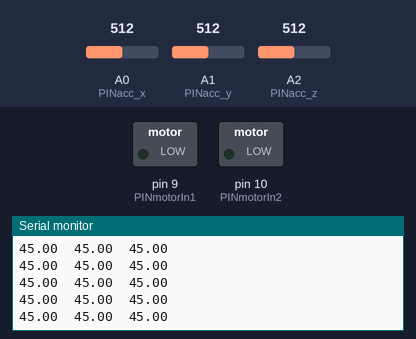
Bench run of a sketch on a simulated Arduino Uno, built with avr-gcc and run on an emulated ATmega328P. Shown: switched loads named in the sketch (green lamp = pin HIGH), the last lines printed to the serial monitor. Inputs (shaded band) come from the test bench; at power-on: A1 (PINacc_y) = 512, A0 (PINacc_x) = 512, A2 (PINacc_z) = 512.

Above: at 1.2 s.
1.3 s: A1 (PINacc_y) set to 99
At 1.9 s:
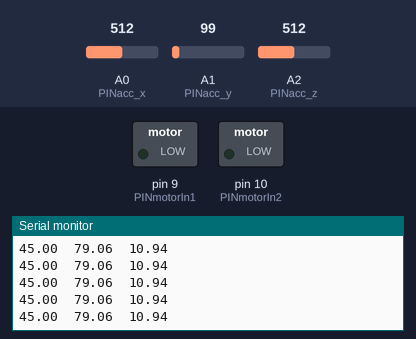
4.3 s: A1 (PINacc_y) set to 82
At 5.0 s:
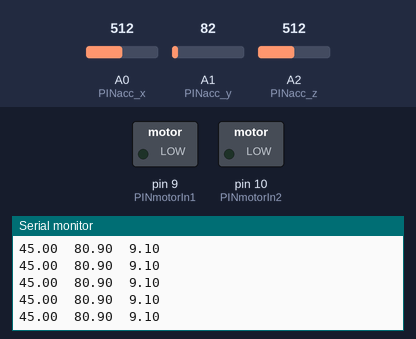
Timing chart, 0 to 7.3 s (numbered marks = the images above; inputs shaded):
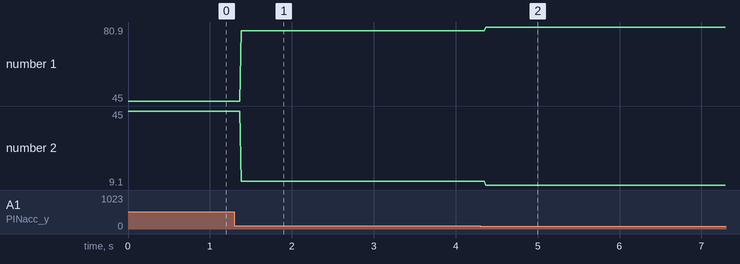

Measured:
- after the input at 1.3 s, the serial monitor: prints a new line after 0.08 s (image 1)
- after the input at 4.3 s, the serial monitor: prints a new line after 0.07 s (image 2)
- plotted number 1: 45 → 79.06 after the input at 1.3 s, 79.06 → 80.9 after the input at 4.3 s
- plotted number 2: 45 → 10.94 after the input at 1.3 s, 10.94 → 9.1 after the input at 4.3 s

The sketch:

sketch.ino.ino
```cpp
const int PINmotorIn1 = 9;
const int PINmotorIn2 = 10;
const int PINacc_x = A0;
const int PINacc_y = A1;
const int PINacc_z = A2;
double acc_x;
double acc_y;
double acc_z;
double angle_x;
double angle_y;
double angle_z;

void setup() {
  pinMode(PINmotorIn1,OUTPUT);
  pinMode(PINmotorIn2,OUTPUT);
  Serial.begin(9600);
}

void loop() {
  acc_x = analogRead(PINacc_x);
  acc_y = analogRead(PINacc_y);
  acc_z = analogRead(PINacc_z);

  angle_x = double(180) * atan2(acc_x, acc_z) / PI;
  angle_y = double(180) * atan2(acc_x, acc_y) / PI;
  angle_z = double(180) * atan2(acc_y, acc_z) / PI;


  Serial.print(angle_x);
  Serial.print('\t');
  Serial.print(angle_y);
  Serial.print('\t');
  Serial.print(angle_z);
  Serial.print('\t');
  Serial.print('\n');
}

//Accepts values between -255 and +255.
//Negative values result in counterclockwise motion with 255 degrees of precision between stoped and full Speed.
//Positive values result in clockwise motion with 255 degrees of precision between stoped and full Speed.
void run_motor(int Speed)
{
  Serial.println(Speed);
  if (Speed < 0 && Speed >= 255)
  {
    analogWrite(PINmotorIn1,-Speed);
    analogWrite(PINmotorIn2,0);

  }
  else if (Speed >0 && Speed <= 255)
  {
    analogWrite(PINmotorIn1,0);
    analogWrite(PINmotorIn2,Speed);
  }
  else
  {

    analogWrite(PINmotorIn1,0);
    analogWrite(PINmotorIn2,0);

  }
}
```
